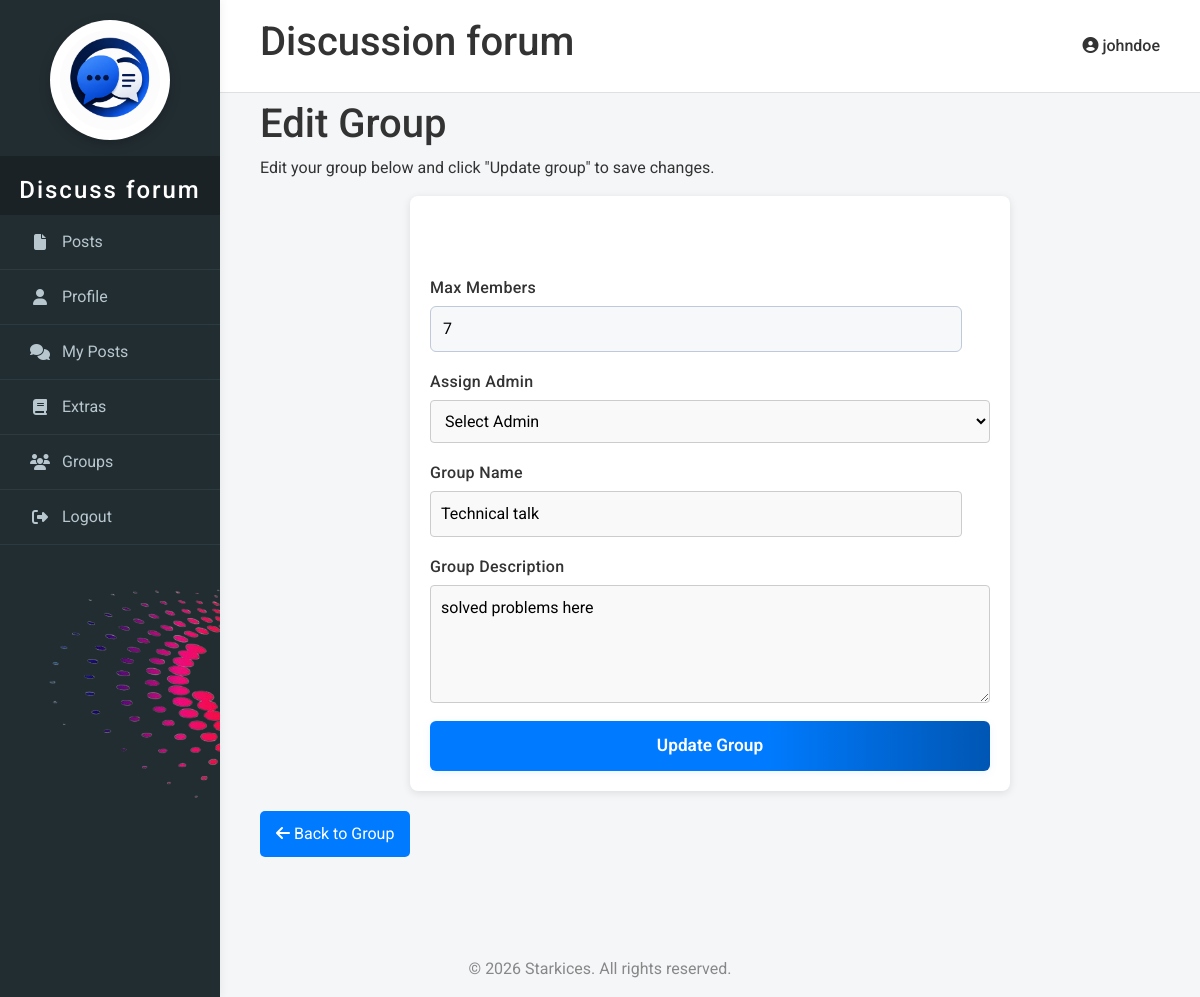
The app's page /admin/edit_group.php?group_id=2 (signed in) with its own data.
### tables this page shows
CREATE TABLE `groups` (
  `id` int(11) NOT NULL,
  `group_name` varchar(100) NOT NULL,
  `group_description` varchar(255) DEFAULT NULL,
  `created_by` int(11) NOT NULL,
  `created_at` datetime DEFAULT current_timestamp(),
  `password` varchar(255) DEFAULT NULL,
  `max_members` int(11) DEFAULT NULL
);

### admin/edit_group.php (the view, shortened to what this page needs)
<?php
require ('db_connect.php');
$groupId = $_GET['group_id'] ?? null;
?>
<!DOCTYPE html>
<html lang="en">
<head>
    <link rel="stylesheet" href="adminacc.css">
    <link rel="stylesheet" href="posts.css">
    <link rel="stylesheet" href="https://cdnjs.cloudflare.com/ajax/libs/font-awesome/6.4.2/css/all.min.css">
    <link href="https://cdn.jsdelivr.net/npm/bootstrap@5.3.2/dist/css/bootstrap.min.css" rel="stylesheet">
</head>
<body>
    <?php
    if (isset($_SESSION['admin_logged_in']) && $_SESSION['admin_logged_in'] === true) {
        include 'admininterface.php';
    } else {
        include 'interface.php';
    }
    ?>
    <div class="main-content" style="margin-top:70px;">
        <h1>Edit Group</h1>
        <p>Edit your group below and click "Update group" to save changes.</p>
        <form method="post" >
            <br>
            <?php
            $stmt = $conn->prepare("SELECT * FROM groups WHERE id = ?");
            $stmt->bind_param("i", $groupId);
            $stmt->execute();
            $result = $stmt->get_result();
            if ($result->num_rows > 0) {
                $group = $result->fetch_assoc();
            } else {
                die(" Group not found. Please check the group ID."); ;
                exit();
            }
            ?>
            <div class="form-group">
                <label for="max_members">Max Members</label>
                <input type="number" name="max_members" id="max_members" value="<?php echo htmlspecialchars($group['max_members'] ?? ''); ?>" >
            </div>
            <div class="form-group">
                <label for="apoint_admin">Assign Admin</label>
                <select name="apoint_admin" id="apoint_admin">
                    <option value="">Select Admin</option>
                </select>
            </div>
            <div class="form-group">
                <label for="name">Group Name</label>
                <input type="text" name="name" id="name" value="<?php echo htmlspecialchars($group['group_name']); ?>" required>
            </div>
            <div class="form-group">
                <label for="description">Group Description</label>
                <textarea name="description" id="description" rows="4" required><?php echo htmlspecialchars($group['group_description']); ?></textarea>
            </div>
            <div class="form-group">
                <button type="submit" name="create" class="btn-submit">Update Group</button>
            </div>
        </form>
        <div class="actions">
        <?php
        if(isset($_SESSION['admin_logged_in'])){
            echo '<a href="dashboard.php" class="btn"><i class="fas fa-arrow-left"></i> Back to Dashboard</a>';
            echo '<a href="groups.php" class="btn"><i class="fas fa-arrow-left"></i> Back to Groups</a>';
        }elseif(isset($_SESSION['username'])) {
            echo '<a href="group.php?group_id=' . $groupId . '" class="btn"><i class="fas fa-arrow-left"></i> Back to Group</a>';
        }
        ?>
        </div>
    </div>
    <p class="footer" style="margin-top: 40px; text-align: center; color: #888;">&copy; <?php echo date('Y'); ?> Starkices. All rights reserved.</p>
</body>
</html>

### admin/adminacc.css (style rules this page uses)
body { margin: 0; font-family: 'Roboto', Arial, sans-serif; background: #f4f6f8; color: #333; }
.main-content { margin-left: 220px; padding: 30px 40px; min-height: 100vh; }
.actions { justify-content: space-between; margin: 20px 0; display: flex; flex-wrap: wrap; }
.actions a { text-decoration: none; color: #fff; background-color: #007bff; padding: 10px 15px; border-radius: 5px; transition: background-color 0.3s ease; margin-bottom: 10px; }

### admin/edit_group.php (style rules this page uses)
.actions { justify-content: space-between; margin: 20px 0; display: flex; flex-wrap: wrap; }
.actions a { text-decoration: none; color: #fff; background-color: #007bff; padding: 10px 15px; border-radius: 5px; transition: background-color 0.3s ease; margin-bottom: 10px; }
form { display: flex; flex-direction: column; gap: 18px; max-width: 600px; margin: 0 auto; padding: 20px; background: #fff; border-radius: 8px; box-shadow: 0 2px 8px rgba(0,0,0,0.1); font-family: 'Roboto', sans-serif; color: #333; }
.form-group { margin-bottom: 0; display: flex; flex-direction: column; }
.form-group label { font-weight: 500; margin-bottom: 6px; color: #333; letter-spacing: 0.02em; }
.form-group input { width: 95%; padding: 10px 12px; border: 1.5px solid #bfc9d9; border-radius: 6px; font-size: 1rem; background: #f6f8fa; transition: border 0.2s; }
.btn-submit { background: linear-gradient(90deg, #007bff 60%, #0056b3 100%); color: #fff; padding: 12px 0; border: none; border-radius: 6px; font-size: 1.08rem; font-weight: 600; cursor: pointer; box-shadow: 0 2px 8px rgba(0,123,255,0.08); transition: background 0.2s, box-shadow 0.2s; }
.form-group input[type="text"], .form-group select, .form-group textarea { padding: 10px; border: 1px solid #ccc; border-radius: 4px; font-size: 1rem; background: #f9f9f9; transition: border-color 0.2s; }

### records on screen
groups: max_members "7", name "Technical talk", description "solved problems here"

### other values on screen
$username "johndoe"
